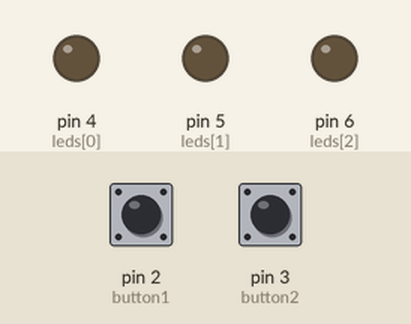
The sketch below on a simulated Arduino Uno, built with avr-gcc and run on an emulated ATmega328P. On the bench: output pins drawn as LEDs (lit = HIGH). The test bench sets the inputs (shaded band); at power-on: pin 2 (button1) LOW, pin 3 (button2) LOW.

Above: at 1.2 s.
1.3 s: pin 2 (button1) pulled HIGH for 0.15 s
At 2.4 s:
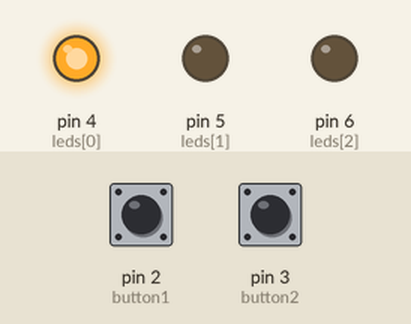
2.9 s: pin 2 (button1) pulled HIGH for 1 s
At 3.6 s:
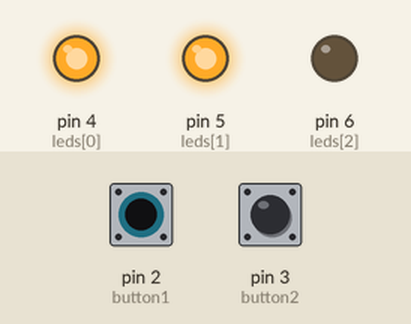
5.4 s: pin 2 (button1) pulled HIGH for 0.15 s
At 6.6 s:
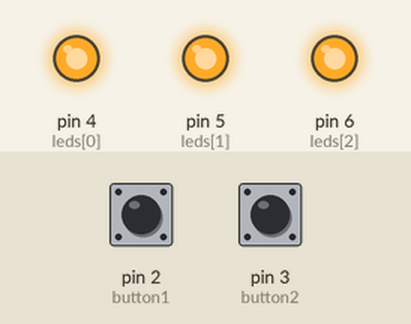
7.0 s: pin 3 (button2) pulled HIGH for 0.15 s
At 8.0 s:
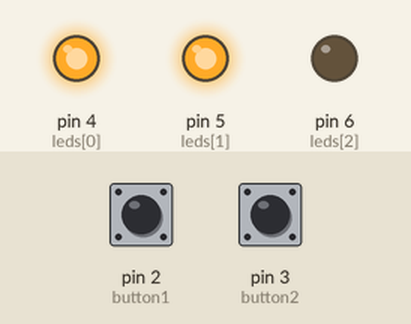
8.6 s: pin 3 (button2) pulled HIGH for 1 s
At 9.2 s:
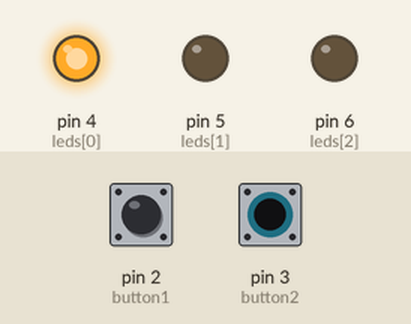
Timing chart, 0 to 11.6 s (numbered marks = the images above; inputs shaded):
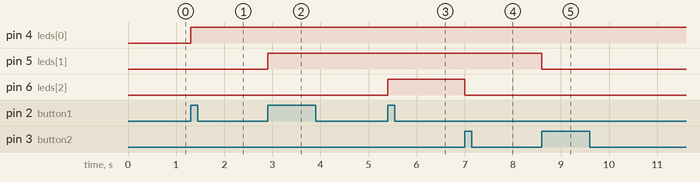

The sketch:

Opdracht3.ino
```cpp
static int leds[] = {4,5,6};
static int button1 = 2;
static int button2 = 3;
int i = 0;
volatile bool delayComplete = true;

void setup() {
  // put your setup code here, to run once:
    for(i=0;i<3;i++){
      pinMode(leds[i], OUTPUT);
    }
    i = 0;

    attachInterrupt(digitalPinToInterrupt(button1), On, RISING);
    attachInterrupt(digitalPinToInterrupt(button2), Off, RISING);

}

void loop() {
  // put your main code here, to run repeatedly:
  if(!delayComplete){
    delay(30);
    delayComplete = true;
  }
}

void On(){
  if(i<=2&&delayComplete){
    delayComplete = false;
    digitalWrite(leds[i],HIGH);
    if(i<=1){
        i++;
      }
    }
  }

  void Off(){
    if(i>=0&&delayComplete){
      delayComplete = false;
      digitalWrite(leds[i],LOW);
      if(i>=1){
        i--;
      }
    }
  }
```

Measured:
- after the input at 1.3 s, pin 4 (leds[0]): LOW → HIGH at once
- after the input at 2.9 s, pin 5 (leds[1]): LOW → HIGH at once
- after the input at 5.4 s, pin 6 (leds[2]): LOW → HIGH at once
- after the input at 7.0 s, pin 6 (leds[2]): HIGH → LOW at once
- after the input at 8.6 s, pin 5 (leds[1]): HIGH → LOW at once
